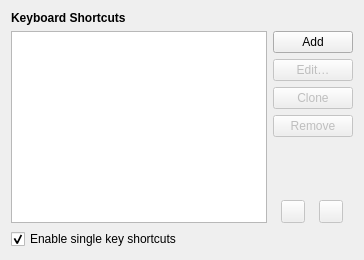
     <widget class="QWidget" name="keyboardPage">
      <layout class="QVBoxLayout" name="keyboardLayout">
       <item>
        <widget class="QLabel" name="keyboardHeader">
         <property name="font">
          <font>
           <weight>75</weight>
           <bold>true</bold>
          </font>
         </property>
         <property name="text">
          <string>Keyboard Shortcuts</string>
         </property>
        </widget>
       </item>
       <item>
        <layout class="QHBoxLayout" name="keyboardProfilesLayout">
         <item>
          <widget class="Otter::ItemViewWidget" name="keyboardViewWidget">
           <property name="dragEnabled">
            <bool>true</bool>
           </property>
           <property name="dragDropOverwriteMode">
            <bool>false</bool>
           </property>
           <property name="dragDropMode">
            <enum>QAbstractItemView::InternalMove</enum>
           </property>
           <property name="defaultDropAction">
            <enum>Qt::MoveAction</enum>
           </property>
           <property name="alternatingRowColors">
            <bool>true</bool>
           </property>
           <property name="selectionMode">
            <enum>QAbstractItemView::SingleSelection</enum>
           </property>
           <property name="selectionBehavior">
            <enum>QAbstractItemView::SelectRows</enum>
           </property>
           <attribute name="headerVisible">
            <bool>false</bool>
           </attribute>
          </widget>
         </item>
         <item>
          <layout class="QVBoxLayout" name="keyboardButtonsLayout" stretch="0,0,0,0,1,0">
           <item>
            <widget class="QPushButton" name="keyboardAddButton">
             <property name="text">
              <string>Add</string>
             </property>
            </widget>
           </item>
           <item>
            <widget class="QPushButton" name="keyboardEditButton">
             <property name="enabled">
              <bool>false</bool>
             </property>
             <property name="text">
              <string>Edit…</string>
             </property>
            </widget>
           </item>
           <item>
            <widget class="QPushButton" name="keyboardCloneButton">
             <property name="enabled">
              <bool>false</bool>
             </property>
             <property name="text">
              <string>Clone</string>
             </property>
            </widget>
           </item>
           <item>
            <widget class="QPushButton" name="keyboardRemoveButton">
             <property name="enabled">
              <bool>false</bool>
             </property>
             <property name="text">
              <string>Remove</string>
             </property>
            </widget>
           </item>
           <item>
            <spacer name="keyboardSpacer">
             <property name="orientation">
              <enum>Qt::Vertical</enum>
             </property>
             <property name="sizeHint" stdset="0">
              <size>
               <width>0</width>
               <height>0</height>
              </size>
             </property>
            </spacer>
           </item>
           <item>
            <layout class="QHBoxLayout" name="keyboardMoveButtonsLayout">
             <item>
              <widget class="QToolButton" name="keyboardMoveUpButton">
               <property name="enabled">
                <bool>false</bool>
               </property>
               <property name="toolTip">
                <string>Move Up</string>
               </property>
              </widget>
             </item>
             <item>
              <spacer name="keyboardMoveButtonsSpacer">
               <property name="orientation">
                <enum>Qt::Horizontal</enum>
               </property>
               <property name="sizeType">
                <enum>QSizePolicy::Minimum</enum>
               </property>
               <property name="sizeHint" stdset="0">
                <size>
                 <width>0</width>
                 <height>0</height>
                </size>
               </property>
              </spacer>
             </item>
             <item>
              <widget class="QToolButton" name="keyboardMoveDownButton">
               <property name="enabled">
                <bool>false</bool>
               </property>
               <property name="toolTip">
                <string>Move Down</string>
               </property>
              </widget>
             </item>
            </layout>
           </item>
          </layout>
         </item>
        </layout>
       </item>
       <item>
        <widget class="QCheckBox" name="keyboardEnableSingleKeyShortcutsCheckBox">
         <property name="text">
          <string>Enable single key shortcuts</string>
         </property>
         <property name="checked">
          <bool>true</bool>
         </property>
        </widget>
       </item>
      </layout>
     </widget>
